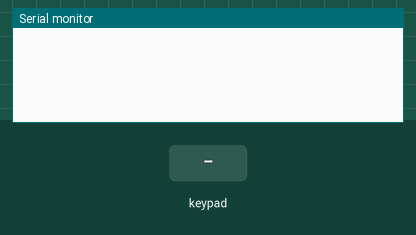
The sketch below on a simulated Arduino Uno, built with avr-gcc and run on an emulated ATmega328P. On the bench: the last lines printed to the serial monitor. The inputs (shaded band) are chosen by the test bench. Random numbers use the default seed unless the sketch sets one.

Above: at 1.2 s.
1.3 s: key '1' pressed
At 1.7 s:
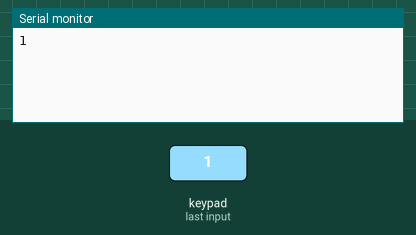
2.8 s: keypad keys 2 3 4 5 pressed 0.4 s apart
At 5.0 s:
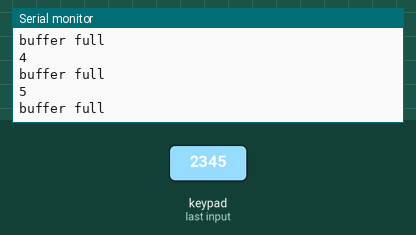
5.9 s: key '#' pressed
At 6.5 s:
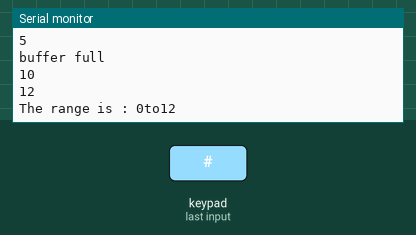
7.4 s: keypad keys 2 3 4 5 # pressed 0.4 s apart
At 10.2 s:
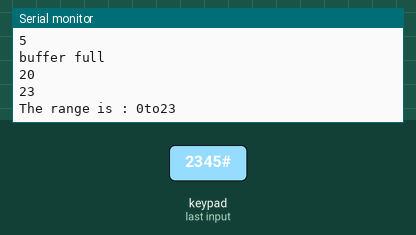
Timing chart, 0 to 11.7 s (numbered marks = the images above; inputs shaded):
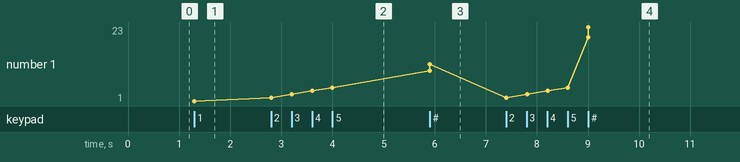

Measured:
- after the input at 1.3 s, the serial monitor: prints a new line at once (image 1)
- after the input at 2.8 s, the serial monitor: prints a new line at once (image 2)
- after the input at 5.9 s, the serial monitor: prints a new line at once (image 3)
- after the input at 7.4 s, the serial monitor: prints a new line at once (image 4)
- plotted number 1: 1 → 5 after the input at 2.8 s, 5 → 12 after the input at 5.9 s, 12 → 23 after the input at 7.4 s

The sketch:

Lab2-1_bonus2.ino
```cpp
#include <Keypad.h>   //引用Keypad函式庫
#define KEY_ROWS 4    //按鍵模組的列數
#define KEY_COLS 4    //按鍵模組的行數

//Keypad設定
const byte colPins[4] = {2, 3, 4, 5};
const byte rowPins[4] = {A0, A1, A2, A3};
const char keymap[KEY_ROWS][KEY_COLS] = { {'1','2','3','A'},
                                          {'4','5','6','B'},
                                          {'7','8','9','C'},
                                          {'*','0','#','D'} };
Keypad myKeypad = Keypad(makeKeymap(keymap),rowPins,colPins,KEY_ROWS,KEY_COLS);

//全域變數設定

char buffer[8];
int correct;
int pos = 0;
int button_num = 0;
int head = 99;
    /* Do something */
void True_OR_False(int buffer_index);
void setup()
{
  Serial.begin(115200);
  randomSeed(analogRead(A5));
  correct = random(99);

}

void loop()
{
//輸入答案

  char customKey = myKeypad.getKey();

    if (customKey != NO_KEY && customKey!='#' && customKey!='*' && customKey!= 'A' && customKey!='B' && customKey!='C' && customKey!='D'){
      Serial.println(customKey);
      if (pos == 2) {
        Serial.println("buffer full");
      }
      else {
        buffer[pos] = customKey;
        delay(100);
        pos++;
      }
    }


    if(customKey == '#' && pos==2)
    {

      True_OR_False(2);
    }

}

void True_OR_False(int buffer_index)
{
  //Serial.println(correct);
  int guess_num = 0;
  for(int i=0;i<buffer_index;i++){
      guess_num = guess_num +(buffer[i]-48)*pow(10,1-i);
      Serial.println(guess_num);
    }

    if(guess_num > correct){
    head = guess_num;
    Serial.print("The range is : ");
    Serial.print(button_num );
    Serial.print("to");
    Serial.println(head);
    }
    else if(guess_num < correct){
    button_num = guess_num;
    Serial.print("The range is : ");
    Serial.print(button_num );
    Serial.print("to");
    Serial.println(head);
    }
    else if(guess_num == correct){
      Serial.println("Bingo!!!!!");
      }
    clearBuffer();
}

void clearBuffer() {
  for (int i = 0; i < 8; i++) {
    buffer[i] = '\0'; // Set all elements to null character
  }
  pos = 0; // Reset position to 0
}
```
